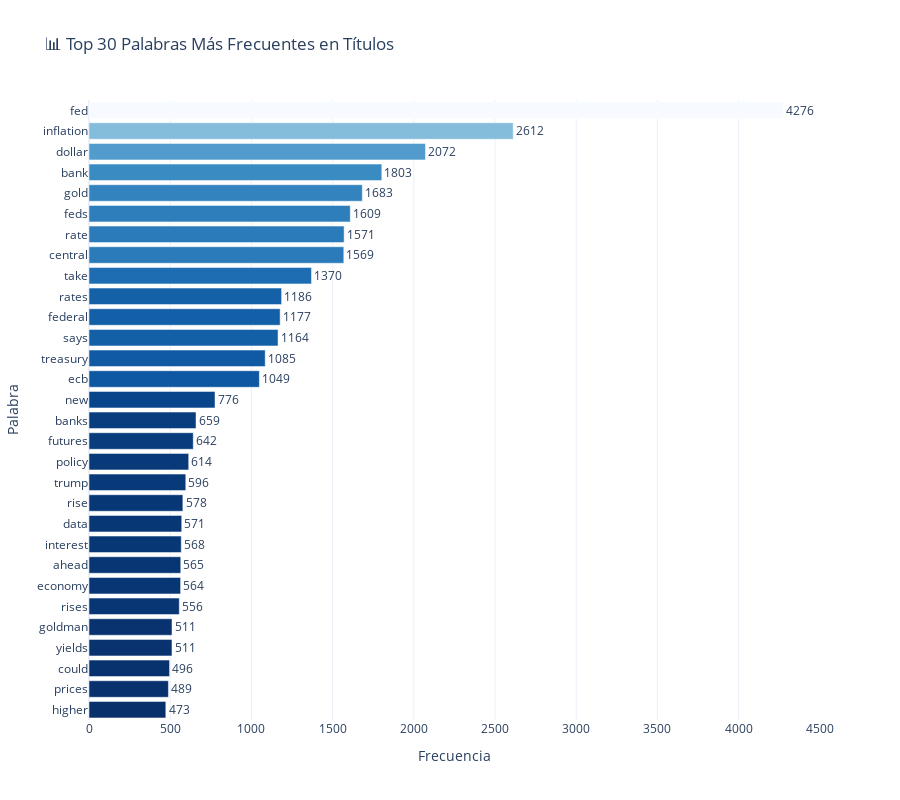

Notebook source saved alongside this figure:
### Code cell
# Gráfico de barras de palabras más frecuentes
top_30_words = word_freq.most_common(30)
words, counts = zip(*top_30_words)

fig = go.Figure()

fig.add_trace(go.Bar(
    x=list(counts),
    y=list(words),
    orientation='h',
    marker=dict(color=counts, colorscale='Blues', reversescale=True),
    text=counts,
    textposition='outside'
))

fig.update_layout(
    title='📊 Top 30 Palabras Más Frecuentes en Títulos',
    xaxis_title='Frecuencia',
    yaxis_title='Palabra',
    template='plotly_white',
    height=800,
    yaxis=dict(autorange='reversed')
)

fig.show()

### Figure 1 — Plotly figure (JSON) as saved in the notebook; plotly's stock layout.template omitted (floating-point values rounded to 4 significant figures)
{"data": [{"marker": {"color": [4276, 2612, 2072, 1803, 1683, 1609, 1571, 1569, 1370, 1186, 1177, 1164, 1085, 1049, 776, 659, 642, 614, 596, 578, 571, 568, 565, 564, 556, 511, 511, 496, 489, 473], "colorscale": [[0, "rgb(247,251,255)"], [0.125, "rgb(222,235,247)"], [0.25, "rgb(198,219,239)"], [0.375, "rgb(158,202,225)"], [0.5, "rgb(107,174,214)"], [0.625, "rgb(66,146,198)"], [0.75, "rgb(33,113,181)"], [0.875, "rgb(8,81,156)"], [1, "rgb(8,48,107)"]], "reversescale": true}, "orientation": "h", "text": ["4276", "2612", "2072", "1803", "1683", "1609", "1571", "1569", "1370", "1186", "1177", "1164", "1085", "1049", "776", "659", "642", "614", "596", "578", "571", "568", "565", "564", "556", "511", "511", "496", "489", "473"], "textposition": "outside", "type": "bar", "x": [4276, 2612, 2072, 1803, 1683, 1609, 1571, 1569, 1370, 1186, 1177, 1164, 1085, 1049, 776, 659, 642, 614, 596, 578, 571, 568, 565, 564, 556, 511, 511, 496, 489, 473], "y": ["fed", "inflation", "dollar", "bank", "gold", "feds", "rate", "central", "take", "rates", "federal", "says", "treasury", "ecb", "new", "banks", "futures", "policy", "trump", "rise", "data", "interest", "ahead", "economy", "rises", "goldman", "yields", "could", "prices", "higher"]}], "layout": {"height": 800, "title": {"text": "📊 Top 30 Palabras Más Frecuentes en Títulos"}, "xaxis": {"title": {"text": "Frecuencia"}}, "yaxis": {"autorange": "reversed", "title": {"text": "Palabra"}}}}
